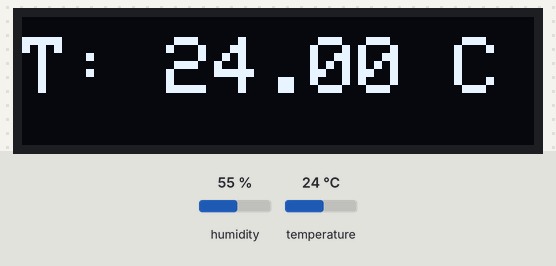
A sketch run on a simulated Arduino Uno, built with avr-gcc and run on an emulated ATmega328P. On the bench: 128×32 one-colour display. The test bench sets the inputs (shaded band); at power-on: temperature 24 °C, humidity 55 %.

Above: at 2.8 s.
2.9 s: temperature set to 12 °C
At 4.8 s:
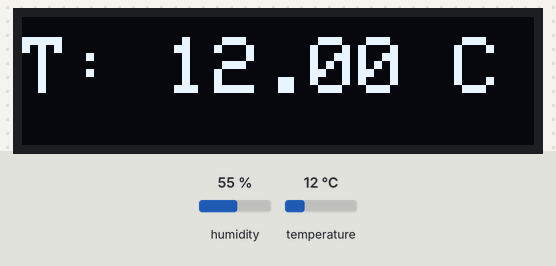
6.5 s: humidity set to 22 %
At 9.0 s:
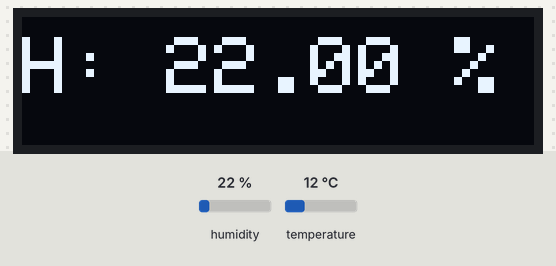
11.5 s: humidity set to 40 %
At 15.8 s:
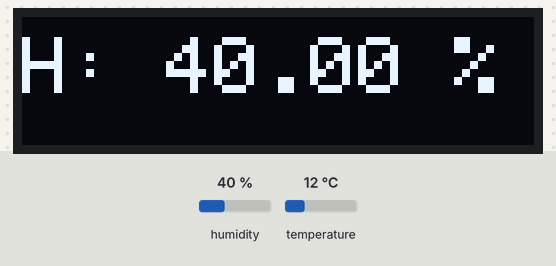
16.5 s: temperature set to 19 °C
At 20.9 s:
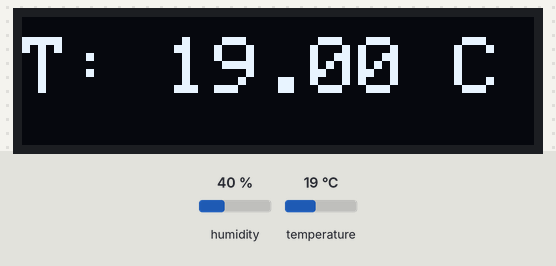
Timing chart, 0 to 22.4 s (numbered marks = the images above; inputs shaded):
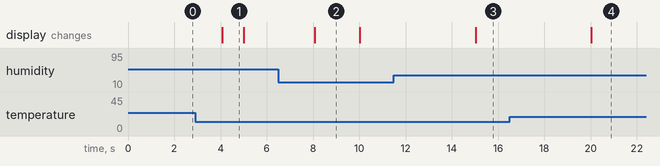

The sketch:

6-auto-switch.ino
```cpp
#include <DHT.h>
#include <Adafruit_GFX.h>
#include <Adafruit_SSD1306.h>
#include <SPI.h>
#define DHTPin 8
#define SCREEN_WIDTH 128
#define SCREEN_HEIGHT 32

DHT dht(DHTPin, DHT22);
Adafruit_SSD1306 display(SCREEN_WIDTH, SCREEN_HEIGHT, &Wire, -1);

float temp, hum;
bool isTemperatureDisplayed = true;
unsigned long lastDisplayChange = 0;
const unsigned long displayChangeInterval = 5000;

void setup() {
  Serial.begin(9600);
  dht.begin();

  if (!display.begin(SSD1306_SWITCHCAPVCC, 0x3C)) {
    Serial.println(F("SSD1306 allocation failed"));
    for (;;);
  }
  display.clearDisplay();
  display.setTextSize(2);
  display.setTextColor(WHITE);
}

void loop() {
  unsigned long currentMillis = millis();

  if (currentMillis - lastDisplayChange >= displayChangeInterval) {
    isTemperatureDisplayed = !isTemperatureDisplayed;
    lastDisplayChange = currentMillis;
  }

  display.clearDisplay();
  display.setCursor(0, 5);

  temp = dht.readTemperature();
  hum = dht.readHumidity();

  if (!isnan(temp) && !isnan(hum)) {
    if (isTemperatureDisplayed) {
      display.println("T: " + String(temp) + " C");
    } else {
      display.println("H: " + String(hum) + " %");
    }
  } else {
    display.println("Failed to read sensor");
  }
  display.display();
}
```

Measured:
- after the input at 2.9 s, the display: changes after 1.2 s (image 1)
- after the input at 6.5 s, the display: changes after 1.6 s (image 2)
- after the input at 11.5 s, the display: changes after 3.5 s (image 3)
- after the input at 16.5 s, the display: changes after 3.5 s (image 4)
- what the display in image 1 shows lasts 0.9 s, from 4.1 s to 5.0 s
- what the display in image 2 shows lasts 1.9 s, from 8.1 s to 10.0 s
